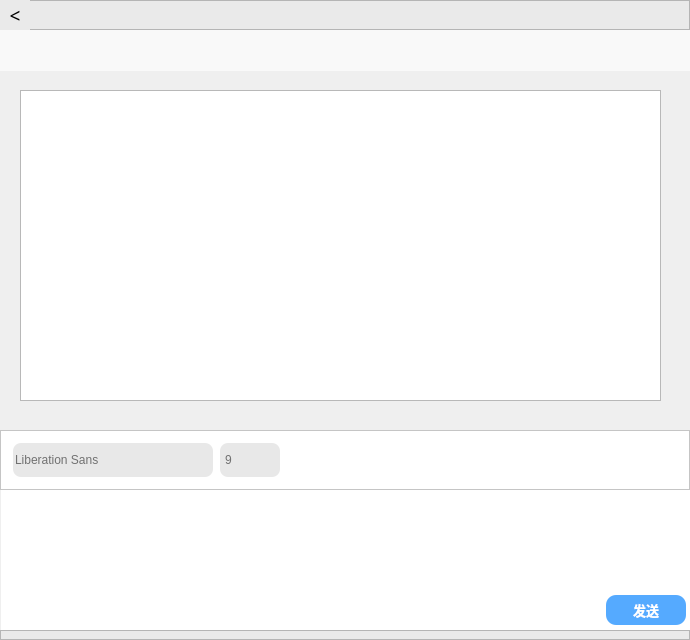
   <widget class="QWidget" name="page_chat">
    <property name="minimumSize">
     <size>
      <width>690</width>
      <height>640</height>
     </size>
    </property>
    <property name="maximumSize">
     <size>
      <width>690</width>
      <height>640</height>
     </size>
    </property>
    <widget class="QFrame" name="frame_pageHead">
     <property name="geometry">
      <rect>
       <x>0</x>
       <y>0</y>
       <width>690</width>
       <height>30</height>
      </rect>
     </property>
     <property name="minimumSize">
      <size>
       <width>690</width>
       <height>30</height>
      </size>
     </property>
     <property name="maximumSize">
      <size>
       <width>690</width>
       <height>30</height>
      </size>
     </property>
     <property name="styleSheet">
      <string notr="true">background-color: rgb(234, 234, 234);</string>
     </property>
     <property name="frameShape">
      <enum>QFrame::StyledPanel</enum>
     </property>
     <property name="frameShadow">
      <enum>QFrame::Raised</enum>
     </property>
     <widget class="QPushButton" name="backPageButton_1">
      <property name="geometry">
       <rect>
        <x>0</x>
        <y>0</y>
        <width>30</width>
        <height>30</height>
       </rect>
      </property>
      <property name="minimumSize">
       <size>
        <width>30</width>
        <height>30</height>
       </size>
      </property>
      <property name="maximumSize">
       <size>
        <width>30</width>
        <height>30</height>
       </size>
      </property>
      <property name="font">
       <font>
        <family>幼圆</family>
        <pointsize>14</pointsize>
        <weight>50</weight>
        <bold>false</bold>
       </font>
      </property>
      <property name="styleSheet">
       <string notr="true">border:none;</string>
      </property>
      <property name="text">
       <string>&lt;</string>
      </property>
     </widget>
    </widget>
    <widget class="QFrame" name="frame_pageFoot">
     <property name="geometry">
      <rect>
       <x>0</x>
       <y>630</y>
       <width>690</width>
       <height>10</height>
      </rect>
     </property>
     <property name="minimumSize">
      <size>
       <width>690</width>
       <height>10</height>
      </size>
     </property>
     <property name="maximumSize">
      <size>
       <width>690</width>
       <height>10</height>
      </size>
     </property>
     <property name="styleSheet">
      <string notr="true">background-color: rgb(234, 234, 234);</string>
     </property>
     <property name="frameShape">
      <enum>QFrame::StyledPanel</enum>
     </property>
     <property name="frameShadow">
      <enum>QFrame::Raised</enum>
     </property>
    </widget>
    <widget class="QFrame" name="frame_toolBar">
     <property name="geometry">
      <rect>
       <x>0</x>
       <y>430</y>
       <width>690</width>
       <height>60</height>
      </rect>
     </property>
     <property name="minimumSize">
      <size>
       <width>690</width>
       <height>60</height>
      </size>
     </property>
     <property name="maximumSize">
      <size>
       <width>690</width>
       <height>60</height>
      </size>
     </property>
     <property name="styleSheet">
      <string notr="true">background-color: rgb(255, 255, 255);</string>
     </property>
     <property name="frameShape">
      <enum>QFrame::StyledPanel</enum>
     </property>
     <property name="frameShadow">
      <enum>QFrame::Raised</enum>
     </property>
     <widget class="QFontComboBox" name="fontComboBox">
      <property name="geometry">
       <rect>
        <x>13</x>
        <y>13</y>
        <width>200</width>
        <height>34</height>
       </rect>
      </property>
      <property name="minimumSize">
       <size>
        <width>200</width>
        <height>34</height>
       </size>
      </property>
      <property name="maximumSize">
       <size>
        <width>200</width>
        <height>34</height>
       </size>
      </property>
      <property name="toolTip">
       <string>改变字体族</string>
      </property>
      <property name="styleSheet">
       <string notr="true">QComboBox {	
	background-color: rgb(232, 232, 232);
	color: rgb(113, 113, 113);
	border:none;
 	border-radius: 8px;	
}
QComboBox::drop-down {
	border:none;
}
 
QComboBox::down-arrow {
	image: url(:/images/down-arrow_1.png);
}


QComboBox QAbstractItemView {
	outline: 0; 	
	background-color: rgb(255, 255, 255);
	color: rgb(138, 138, 138);		
} 

QScrollBar:vertical {               
    background:transparent;
    width:9px;
    margin: 0px 0px 2px 0px;
}
 
QScrollBar::handle:vertical {
    background: rgb(195, 195, 195);
    min-height: 20px;
    border-radius: 3px;
}
 
QScrollBar::handle:vertical:hover{
    background:rgba(0,0,0,30%);
}
 
QScrollBar::add-line:vertical {
    height: 0px;
    subcontrol-position: bottom;
    subcontrol-origin: margin;
}
 
QScrollBar::sub-line:vertical {
    height: 0px;
    subcontrol-position: top;
    subcontrol-origin: margin;
}</string>
      </property>
      <property name="frame">
       <bool>true</bool>
      </property>
     </widget>
     <widget class="QComboBox" name="sizeComboBox">
      <property name="geometry">
       <rect>
        <x>220</x>
        <y>13</y>
        <width>60</width>
        <height>34</height>
       </rect>
      </property>
      <property name="minimumSize">
       <size>
        <width>0</width>
        <height>0</height>
       </size>
      </property>
      <property name="maximumSize">
       <size>
        <width>16777215</width>
        <height>16777215</height>
       </size>
      </property>
      <property name="toolTip">
       <string>改变字体大小</string>
      </property>
      <property name="styleSheet">
       <string notr="true">QComboBox {	
	background-color: rgb(232, 232, 232);
	color: rgb(113, 113, 113);
	border:none;
 	border-radius: 8px;	
	font: 12pt &quot;微软雅黑&quot;;
}
QComboBox::drop-down {
	border:none;
}
 
QComboBox::down-arrow {
	image: url(:/images/down-arrow_1.png);
}


QComboBox QAbstractItemView {
	outline: 0; 	
	background-color: rgb(255, 255, 255);
	color: rgb(138, 138, 138);		
} 

QScrollBar:vertical {               
    background:transparent;
    width:9px;
    margin: 0px 0px 2px 0px;
}
 
QScrollBar::handle:vertical {
    background: rgb(195, 195, 195);
    min-height: 20px;
    border-radius: 3px;
}
 
QScrollBar::handle:vertical:hover{
    background:rgba(0,0,0,30%);
}
 
QScrollBar::add-line:vertical {
    height: 0px;
    subcontrol-position: bottom;
    subcontrol-origin: margin;
}
 
QScrollBar::sub-line:vertical {
    height: 0px;
    subcontrol-position: top;
    subcontrol-origin: margin;
}</string>
      </property>
      <property name="currentText">
       <string>9</string>
      </property>
      <property name="iconSize">
       <size>
        <width>16</width>
        <height>16</height>
       </size>
      </property>
      <property name="frame">
       <bool>true</bool>
      </property>
      <item>
       <property name="text">
        <string>9</string>
       </property>
      </item>
      <item>
       <property name="text">
        <string>10</string>
       </property>
      </item>
      <item>
       <property name="text">
        <string>11</string>
       </property>
      </item>
      <item>
       <property name="text">
        <string>12</string>
       </property>
      </item>
      <item>
       <property name="text">
        <string>13</string>
       </property>
      </item>
      <item>
       <property name="text">
        <string>14</string>
       </property>
      </item>
      <item>
       <property name="text">
        <string>15</string>
       </property>
      </item>
      <item>
       <property name="text">
        <string>16</string>
       </property>
      </item>
      <item>
       <property name="text">
        <string>17</string>
       </property>
      </item>
      <item>
       <property name="text">
        <string>18</string>
       </property>
      </item>
      <item>
       <property name="text">
        <string>19</string>
       </property>
      </item>
      <item>
       <property name="text">
        <string>20</string>
       </property>
      </item>
      <item>
       <property name="text">
        <string>21</string>
       </property>
      </item>
      <item>
       <property name="text">
        <string>22</string>
       </property>
      </item>
     </widget>
     <widget class="QToolButton" name="boldToolBtn">
      <property name="geometry">
       <rect>
        <x>295</x>
        <y>13</y>
        <width>34</width>
        <height>34</height>
       </rect>
      </property>
      <property name="minimumSize">
       <size>
        <width>34</width>
        <height>34</height>
       </size>
      </property>
      <property name="maximumSize">
       <size>
        <width>34</width>
        <height>34</height>
       </size>
      </property>
      <property name="toolTip">
       <string>粗体</string>
      </property>
      <property name="styleSheet">
       <string notr="true">border:none;
border-radius: 12px;
background-color: rgb(255, 255, 255);</string>
      </property>
      <property name="text">
       <string/>
      </property>
      <property name="icon">
       <iconset resource="res.qrc">
        <normaloff>:/images/bold.png</normaloff>:/images/bold.png</iconset>
      </property>
      <property name="iconSize">
       <size>
        <width>30</width>
        <height>30</height>
       </size>
      </property>
      <property name="checkable">
       <bool>true</bool>
      </property>
     </widget>
     <widget class="QToolButton" name="italicToolBtn">
      <property name="geometry">
       <rect>
        <x>340</x>
        <y>13</y>
        <width>34</width>
        <height>34</height>
       </rect>
      </property>
      <property name="minimumSize">
       <size>
        <width>34</width>
        <height>34</height>
       </size>
      </property>
      <property name="maximumSize">
       <size>
        <width>34</width>
        <height>34</height>
       </size>
      </property>
      <property name="toolTip">
       <string>斜体</string>
      </property>
      <property name="styleSheet">
       <string notr="true">border:none;
border-radius: 12px;</string>
      </property>
      <property name="text">
       <string/>
      </property>
      <property name="icon">
       <iconset resource="res.qrc">
        <normaloff>:/images/italic.png</normaloff>:/images/italic.png</iconset>
      </property>
      <property name="iconSize">
       <size>
        <width>23</width>
        <height>23</height>
       </size>
      </property>
      <property name="checkable">
       <bool>true</bool>
      </property>
     </widget>
     <widget class="QToolButton" name="underlineToolBtn">
      <property name="geometry">
       <rect>
        <x>390</x>
        <y>13</y>
        <width>34</width>
        <height>34</height>
       </rect>
      </property>
      <property name="minimumSize">
       <size>
        <width>34</width>
        <height>34</height>
       </size>
      </property>
      <property name="maximumSize">
       <size>
        <width>34</width>
        <height>34</height>
       </size>
      </property>
      <property name="toolTip">
       <string>下划线</string>
      </property>
      <property name="styleSheet">
       <string notr="true">border:none;
border-radius: 12px;</string>
      </property>
      <property name="text">
       <string/>
      </property>
      <property name="icon">
       <iconset resource="res.qrc">
        <normaloff>:/images/underline.png</normaloff>:/images/underline.png</iconset>
      </property>
      <property name="iconSize">
       <size>
        <width>30</width>
        <height>30</height>
       </size>
      </property>
      <property name="checkable">
       <bool>true</bool>
      </property>
     </widget>
     <widget class="QToolButton" name="colorToolBtn">
      <property name="geometry">
       <rect>
        <x>440</x>
        <y>13</y>
        <width>34</width>
        <height>34</height>
       </rect>
      </property>
      <property name="minimumSize">
       <size>
        <width>34</width>
        <height>34</height>
       </size>
      </property>
      <property name="maximumSize">
       <size>
        <width>34</width>
        <height>34</height>
       </size>
      </property>
      <property name="toolTip">
       <string>颜色</string>
      </property>
      <property name="styleSheet">
       <string notr="true">border:none;
border-radius: 12px;</string>
      </property>
      <property name="text">
       <string/>
      </property>
      <property name="icon">
       <iconset resource="res.qrc">
        <normaloff>:/images/color.png</normaloff>:/images/color.png</iconset>
      </property>
      <property name="iconSize">
       <size>
        <width>25</width>
        <height>25</height>
       </size>
      </property>
     </widget>
     <widget class="QToolButton" name="fileSendButton">
      <property name="geometry">
       <rect>
        <x>490</x>
        <y>13</y>
        <width>34</width>
        <height>34</height>
       </rect>
      </property>
      <property name="minimumSize">
       <size>
        <width>34</width>
        <height>34</height>
       </size>
      </property>
      <property name="maximumSize">
       <size>
        <width>34</width>
        <height>34</height>
       </size>
      </property>
      <property name="toolTip">
       <string>发送文件</string>
      </property>
      <property name="styleSheet">
       <string notr="true">border:none;
border-radius: 12px;</string>
      </property>
      <property name="text">
       <string/>
      </property>
      <property name="icon">
       <iconset resource="res.qrc">
        <normaloff>:/images/file_1.png</normaloff>:/images/file_1.png</iconset>
      </property>
      <property name="iconSize">
       <size>
        <width>34</width>
        <height>34</height>
       </size>
      </property>
     </widget>
     <widget class="QToolButton" name="saveToolBtn">
      <property name="geometry">
       <rect>
        <x>540</x>
        <y>13</y>
        <width>34</width>
        <height>34</height>
       </rect>
      </property>
      <property name="minimumSize">
       <size>
        <width>34</width>
        <height>34</height>
       </size>
      </property>
      <property name="maximumSize">
       <size>
        <width>34</width>
        <height>34</height>
       </size>
      </property>
      <property name="toolTip">
       <string>保存聊天记录</string>
      </property>
      <property name="styleSheet">
       <string notr="true">border:none;
border-radius: 12px;</string>
      </property>
      <property name="text">
       <string/>
      </property>
      <property name="icon">
       <iconset resource="res.qrc">
        <normaloff>:/images/save.png</normaloff>:/images/save.png</iconset>
      </property>
      <property name="iconSize">
       <size>
        <width>25</width>
        <height>25</height>
       </size>
      </property>
     </widget>
     <widget class="QToolButton" name="clearToolBtn">
      <property name="geometry">
       <rect>
        <x>590</x>
        <y>13</y>
        <width>34</width>
        <height>34</height>
       </rect>
      </property>
      <property name="minimumSize">
       <size>
        <width>34</width>
        <height>34</height>
       </size>
      </property>
      <property name="maximumSize">
       <size>
        <width>34</width>
        <height>34</height>
       </size>
      </property>
      <property name="toolTip">
       <string>清空聊天记录</string>
      </property>
      <property name="styleSheet">
       <string notr="true">border:none;
border-radius: 12px;</string>
      </property>
      <property name="text">
       <string/>
      </property>
      <property name="icon">
       <iconset resource="res.qrc">
        <normaloff>:/images/clean.png</normaloff>:/images/clean.png</iconset>
      </property>
      <property name="iconSize">
       <size>
        <width>30</width>
        <height>30</height>
       </size>
      </property>
     </widget>
     <widget class="QToolButton" name="moreToolBtn">
      <property name="geometry">
       <rect>
        <x>640</x>
        <y>13</y>
        <width>34</width>
        <height>34</height>
       </rect>
      </property>
      <property name="minimumSize">
       <size>
        <width>34</width>
        <height>34</height>
       </size>
      </property>
      <property name="maximumSize">
       <size>
        <width>34</width>
        <height>34</height>
       </size>
      </property>
      <property name="toolTip">
       <string>更多</string>
      </property>
      <property name="styleSheet">
       <string notr="true">border:none;
background-color: rgb(255, 255, 255);
border-radius: 12px;</string>
      </property>
      <property name="text">
       <string/>
      </property>
      <property name="icon">
       <iconset resource="res.qrc">
        <normaloff>:/images/more.png</normaloff>:/images/more.png</iconset>
      </property>
      <property name="iconSize">
       <size>
        <width>30</width>
        <height>30</height>
       </size>
      </property>
     </widget>
    </widget>
    <widget class="QTextEdit" name="messageTextEdit">
     <property name="geometry">
      <rect>
       <x>1</x>
       <y>490</y>
       <width>690</width>
       <height>100</height>
      </rect>
     </property>
     <property name="minimumSize">
      <size>
       <width>690</width>
       <height>100</height>
      </size>
     </property>
     <property name="maximumSize">
      <size>
       <width>690</width>
       <height>100</height>
      </size>
     </property>
     <property name="styleSheet">
      <string notr="true">QTextEdit{
	border:none;
}

QScrollBar:vertical {               
    background:transparent;
    width:9px;
    margin: 0px 0px 2px 0px;
}
 
QScrollBar::handle:vertical {
    background: rgb(195, 195, 195);
    min-height: 20px;
    border-radius: 3px;
}
 
QScrollBar::handle:vertical:hover{
    background:rgba(0,0,0,30%);
}
 
QScrollBar::add-line:vertical {
    height: 0px;
    subcontrol-position: bottom;
    subcontrol-origin: margin;
}
 
QScrollBar::sub-line:vertical {
    height: 0px;
    subcontrol-position: top;
    subcontrol-origin: margin;
}

</string>
     </property>
    </widget>
    <widget class="QFrame" name="frame">
     <property name="geometry">
      <rect>
       <x>1</x>
       <y>590</y>
       <width>690</width>
       <height>40</height>
      </rect>
     </property>
     <property name="minimumSize">
      <size>
       <width>690</width>
       <height>40</height>
      </size>
     </property>
     <property name="maximumSize">
      <size>
       <width>690</width>
       <height>40</height>
      </size>
     </property>
     <property name="font">
      <font>
       <weight>50</weight>
       <bold>false</bold>
      </font>
     </property>
     <property name="styleSheet">
      <string notr="true">background-color: rgb(255, 255, 255);
border:none;</string>
     </property>
     <property name="frameShape">
      <enum>QFrame::StyledPanel</enum>
     </property>
     <property name="frameShadow">
      <enum>QFrame::Raised</enum>
     </property>
     <widget class="QPushButton" name="sendButton">
      <property name="geometry">
       <rect>
        <x>605</x>
        <y>5</y>
        <width>80</width>
        <height>30</height>
       </rect>
      </property>
      <property name="minimumSize">
       <size>
        <width>80</width>
        <height>30</height>
       </size>
      </property>
      <property name="maximumSize">
       <size>
        <width>80</width>
        <height>30</height>
       </size>
      </property>
      <property name="font">
       <font>
        <family>幼圆</family>
        <pointsize>10</pointsize>
        <weight>75</weight>
        <bold>true</bold>
        <stylestrategy>PreferAntialias</stylestrategy>
       </font>
      </property>
      <property name="toolTip">
       <string>发送消息</string>
      </property>
      <property name="styleSheet">
       <string notr="true">border-radius:10px;
color: rgb(255, 255, 255);
background-color: rgb(85, 170, 255);</string>
      </property>
      <property name="text">
       <string>发送</string>
      </property>
     </widget>
    </widget>
    <widget class="QTextBrowser" name="messageBrowser">
     <property name="geometry">
      <rect>
       <x>0</x>
       <y>30</y>
       <width>690</width>
       <height>41</height>
      </rect>
     </property>
     <property name="styleSheet">
      <string notr="true">QTextBrowser{
	border:none;
	background-color: rgb(249, 249, 249);	;
	color: rgb(130, 130, 130);
	font: 9pt &quot;微软雅黑&quot;;
}

QScrollBar:vertical {               
    background:transparent;
    width:9px;
    margin: 0px 0px 2px 0px;
}
 
QScrollBar::handle:vertical {
    background: rgb(195, 195, 195);
    min-height: 20px;
    border-radius: 3px;
}
 
QScrollBar::handle:vertical:hover{
    background:rgba(0,0,0,30%);
}
 
QScrollBar::add-line:vertical {
    height: 0px;
    subcontrol-position: bottom;
    subcontrol-origin: margin;
}
 
QScrollBar::sub-line:vertical {
    height: 0px;
    subcontrol-position: top;
    subcontrol-origin: margin;
}
</string>
     </property>
    </widget>
    <widget class="QListWidget" name="messageListWidget">
     <property name="geometry">
      <rect>
       <x>20</x>
       <y>90</y>
       <width>641</width>
       <height>311</height>
      </rect>
     </property>
    </widget>
   </widget>
